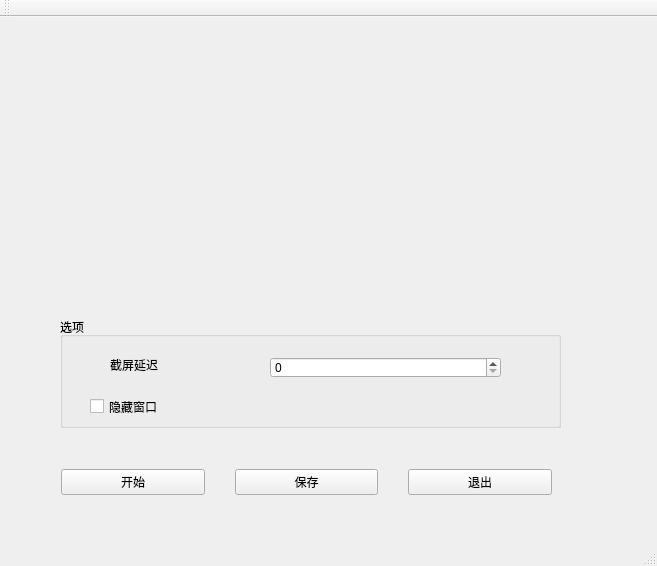
<?xml version="1.0" encoding="UTF-8"?>
<ui version="4.0">
 <class>sreen_shot</class>
 <widget class="QMainWindow" name="sreen_shot">
  <property name="geometry">
   <rect>
    <x>0</x>
    <y>0</y>
    <width>657</width>
    <height>566</height>
   </rect>
  </property>
  <property name="windowTitle">
   <string>sreen_shot</string>
  </property>
  <widget class="QWidget" name="centralWidget">
   <widget class="QLabel" name="sreenshot_label">
    <property name="geometry">
     <rect>
      <x>60</x>
      <y>30</y>
      <width>531</width>
      <height>251</height>
     </rect>
    </property>
    <property name="text">
     <string/>
    </property>
   </widget>
   <widget class="QGroupBox" name="groupBox">
    <property name="geometry">
     <rect>
      <x>60</x>
      <y>300</y>
      <width>501</width>
      <height>111</height>
     </rect>
    </property>
    <property name="title">
     <string>选项</string>
    </property>
    <widget class="QCheckBox" name="checkBox">
     <property name="geometry">
      <rect>
       <x>30</x>
       <y>80</y>
       <width>91</width>
       <height>19</height>
      </rect>
     </property>
     <property name="text">
      <string>隐藏窗口</string>
     </property>
    </widget>
    <widget class="QLabel" name="label">
     <property name="geometry">
      <rect>
       <x>50</x>
       <y>40</y>
       <width>72</width>
       <height>15</height>
      </rect>
     </property>
     <property name="text">
      <string>截屏延迟</string>
     </property>
    </widget>
    <widget class="QSpinBox" name="spinBox">
     <property name="geometry">
      <rect>
       <x>210</x>
       <y>40</y>
       <width>231</width>
       <height>21</height>
      </rect>
     </property>
    </widget>
   </widget>
   <widget class="QWidget" name="layoutWidget">
    <property name="geometry">
     <rect>
      <x>50</x>
      <y>440</y>
      <width>512</width>
      <height>51</height>
     </rect>
    </property>
    <layout class="QHBoxLayout" name="horizontalLayout">
     <property name="spacing">
      <number>30</number>
     </property>
     <property name="rightMargin">
      <number>10</number>
     </property>
     <item>
      <widget class="QPushButton" name="startbtn">
       <property name="text">
        <string>开始</string>
       </property>
      </widget>
     </item>
     <item>
      <widget class="QPushButton" name="save_btn">
       <property name="text">
        <string>保存</string>
       </property>
      </widget>
     </item>
     <item>
      <widget class="QPushButton" name="exit_btn">
       <property name="text">
        <string>退出</string>
       </property>
      </widget>
     </item>
    </layout>
   </widget>
  </widget>
  <widget class="QMenuBar" name="menuBar">
   <property name="geometry">
    <rect>
     <x>0</x>
     <y>0</y>
     <width>657</width>
     <height>23</height>
    </rect>
   </property>
  </widget>
  <widget class="QToolBar" name="mainToolBar">
   <attribute name="toolBarArea">
    <enum>TopToolBarArea</enum>
   </attribute>
   <attribute name="toolBarBreak">
    <bool>false</bool>
   </attribute>
  </widget>
  <widget class="QStatusBar" name="statusBar"/>
 </widget>
 <layoutdefault spacing="6" margin="11"/>
 <resources/>
 <connections/>
</ui>
